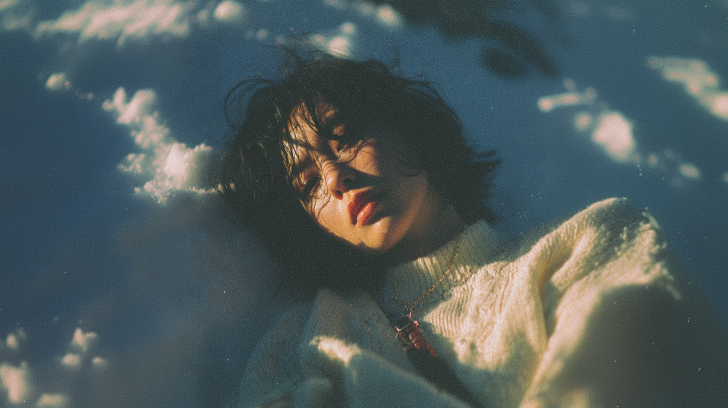
#> input picture SEOUL LABS/01/images/SnowFlake_Extend.png, 1456 x 816 px, found by its file name (shown at 1/2 size); its folder holds only this picture in this run
$ python generate.py ../../01/images ../../01/images/SnowFlake_Extend.png 1.0 1.0
#> lines starting #> are read from the running program, lines starting #| are printed output that depends on the picture
### SEOUL LABS/scripts/generate.py
#!/usr/bin/env python3
"""
SEOUL LABS Playlist Video Generator (Python 통합 버전)
배경 이미지 + 파티클 + 오디오 바 비주얼라이저 + 가사 싱크 + 텍스트 오버레이
"""

import numpy as np
from PIL import Image, ImageDraw, ImageEnhance, ImageFilter, ImageFont
import subprocess
import os
import sys
import json
import random
import math
import wave
import re
import tempfile
import shutil

from lyrics import sync_lyrics, parse_lyrics_json, validate_alignment

# ============================================================
# 설정
# ============================================================
SCRIPT_DIR = os.path.dirname(os.path.abspath(__file__))

# EP 폴더를 인자로 받음
if len(sys.argv) < 2:
    print("사용법: python generate.py <EP 폴더 경로>")
    print("예: python generate.py ../EP01_000000")
    sys.exit(1)

EP_DIR = os.path.abspath(sys.argv[1])
SONGS_DIR = os.path.join(EP_DIR, "songs")
IMAGES_DIR = os.path.join(EP_DIR, "images")
LYRICS_DIR = os.path.join(EP_DIR, "lyrics")
OUTPUT_DIR = os.path.join(EP_DIR, "outputs")

EP_NAME = os.path.basename(EP_DIR)
OUTPUT_FILE = os.path.join(OUTPUT_DIR, f"{EP_NAME}.mp4")

ARTIST = "SEOUL LABS"
AUDIO_EXTENSIONS = {'.wav', '.mp3', '.flac', '.m4a', '.aac'}

# 테스트 모드 (0 = 전체 렌더, 양수 = 해당 초만 렌더)
TEST_DURATION = 0

# 반복 재생 (1 = 1회, 2 = 2회 반복)
REPEAT = 2

# 배경 이미지 (images/ 폴더에서 자동 탐색)
BG_IMAGE = None
if os.path.isdir(IMAGES_DIR):
    _bg_files = sorted(f for f in os.listdir(IMAGES_DIR)
                        if f.lower().endswith(('.png', '.jpg', '.jpeg')))
    if _bg_files:
        BG_IMAGE = os.path.join(IMAGES_DIR, _bg_files[0])

# 영상 설정
SCALE = 2  # 1 = 1080p, 2 = 4K
WIDTH = 1920 * SCALE
HEIGHT = 1080 * SCALE
FPS = 30

# 하단 레이아웃 (상대 간격)
BOTTOM_MARGIN = 90 * SCALE
LYRICS_TO_TITLE = 60 * SCALE
TITLE_TO_VIS = 30 * SCALE

# 레이아웃 마진
MARGIN_LEFT = 80 * SCALE
MARGIN_BOTTOM = 80 * SCALE
GAP_LYRICS_TITLE = 16 * SCALE
GAP_TITLE_VIS = 36 * SCALE

# 가사 오버레이 설정
LYRICS_FONT_PATH = os.path.expanduser("~/Library/Fonts/SpoqaHanSansNeo-Light-Tight.otf")
LYRICS_FONT_SIZE = 32 * SCALE
LYRICS_X = f"{MARGIN_LEFT}"
LYRICS_Y = f"h-{MARGIN_BOTTOM}-{LYRICS_FONT_SIZE}"
LYRICS_ALPHA = 0.6
LYRICS_FADE = 0.2

# 텍스트 오버레이 설정
FONT_PATH = os.path.expanduser("~/Library/Fonts/Anton-Regular.ttf")
TEXT_FONT_SIZE = 60 * SCALE
TEXT_ALPHA = 0.8
TEXT_X = f"{MARGIN_LEFT}"
TEXT_Y = f"h-{MARGIN_BOTTOM + LYRICS_FONT_SIZE + GAP_LYRICS_TITLE + TEXT_FONT_SIZE}"
TEXT_FADE_IN = 1
TEXT_FADE_OUT = 1

# 바 비주얼라이저 설정
NUM_BARS = 48
BAR_WIDTH = 2 * SCALE
BAR_GAP = 4 * SCALE
BAR_MAX_HEIGHT = 70 * SCALE
BAR_MIN_HEIGHT = 2 * SCALE
BAR_ALPHA = 204  # 80% 투명도
BAR_Y_CENTER = HEIGHT - MARGIN_BOTTOM - LYRICS_FONT_SIZE - GAP_LYRICS_TITLE - TEXT_FONT_SIZE - GAP_TITLE_VIS
SMOOTHING = 0.3

# 파티클 설정
NUM_PARTICLES = 80
MIN_SIZE = 1 * SCALE
MAX_SIZE = 10 * SCALE
MIN_SPEED = 0.3 * SCALE
MAX_SPEED = 1.5 * SCALE
MIN_ALPHA = 40
MAX_ALPHA = 100
DRIFT_AMP = 1.5 * SCALE
DRIFT_FREQ_MIN = 0.02
DRIFT_FREQ_MAX = 0.06
PARTICLE_COLOR = (238, 238, 238)
BLUR_RADIUS = 1.5 * SCALE


# ============================================================
# 파티클 클래스
# ============================================================
class Particle:
    def __init__(self):
        self.reset(initial=True)

    # [24 lines left out: functions reset, update, not called in this run]


# ============================================================
# 유틸리티
# ============================================================
def extract_logo_color(path):
    """이미지 우하단 로고 영역에서 테마 색상 자동 추출"""
    img = Image.open(path).convert('RGB')
#> img is the input picture: PIL image 1456x816 RGB; mean R, G, B 77.7, 90.7, 91.6
    w, h = img.size
#> w = 1456; h = 816
    crop = img.crop((int(w * 0.7), int(h * 0.8), w, h))
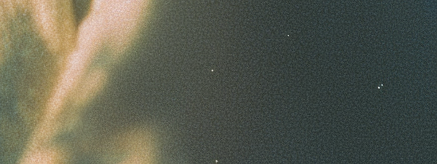
#> crop: PIL image 437x164 RGB; mean R, G, B 91.8, 93.6, 79.8
    pixels = np.array(crop).reshape(-1, 3)
    bright = pixels[(pixels.sum(axis=1) > 300) & ((pixels.max(axis=1) - pixels.min(axis=1)) > 20)]
    if len(bright) == 0:
        return (164, 218, 209)  # fallback
    from collections import Counter
    most_common = Counter(tuple(p) for p in bright).most_common(1)[0][0]
#> most_common = (115, 117, 92)
    return (int(most_common[0]), int(most_common[1]), int(most_common[2]))


# [488 lines left out: functions load_image_aspect_fill, get_duration, get_audio_data, precompute_bar_heights, render_particles, render_bars and 1 more, not called in this run]


# [2 lines that do not run on import are left out]

### SEOUL LABS/scripts/shorts/generate.py
#!/usr/bin/env python3
"""
SEOUL LABS Shorts Generator
배경 루프 영상 + 음악 구간 + 가사 오버레이 → 쇼츠 영상
사용법: python generate.py <EP 폴더> <곡이름> <시작초>
예: python generate.py ../EP01_260323 "Forgotten Scarf at Dusk" 107
"""

import os
import sys
import json
import subprocess
import tempfile
import shutil
import wave

import numpy as np
from PIL import Image, ImageDraw, ImageFilter, ImageFont

SCRIPT_DIR = os.path.dirname(os.path.abspath(__file__))
PARENT_SCRIPT_DIR = os.path.dirname(SCRIPT_DIR)

sys.path.insert(0, PARENT_SCRIPT_DIR)
from lyrics import parse_lyrics_json
from generate import extract_logo_color

# ============================================================
# 인자 파싱 (config.json 지원)
# ============================================================
if len(sys.argv) < 3:
    print("사용법: python generate.py <EP 폴더> <곡이름> [시작초] [끝초]")
    print('예: python generate.py ../EP01_260323 "Forgotten Scarf at Dusk" 82 142')
    print("     시작초/끝초 생략 시 config.json에서 읽음")
    sys.exit(1)

EP_DIR = os.path.abspath(sys.argv[1])
SONG_NAME = sys.argv[2]

SONGS_DIR = os.path.join(EP_DIR, "songs")
LYRICS_DIR = os.path.join(EP_DIR, "lyrics")
IMAGES_DIR = os.path.join(EP_DIR, "images")
SHORTS_DIR = os.path.join(EP_DIR, "shorts", SONG_NAME)
CONFIG_FILE = os.path.join(SHORTS_DIR, "config.json")

BG_VIDEO = os.path.join(SHORTS_DIR, "background.mp4")
OUTPUT_FILE = os.path.join(SHORTS_DIR, "output.mp4")

# 인자 → config.json → 에러 순으로 시작점 결정
if len(sys.argv) >= 4:
    START_SEC = float(sys.argv[3])
    END_SEC = float(sys.argv[4]) if len(sys.argv) >= 5 else None
elif os.path.exists(CONFIG_FILE):
    with open(CONFIG_FILE, 'r') as f:
        _cfg = json.load(f)
    START_SEC = _cfg['start_sec']
    END_SEC = _cfg.get('end_sec')
    print(f"📋 config.json에서 로드: start={START_SEC}s, end={END_SEC}")
else:
    print(f"❌ 시작초를 지정하거나 config.json이 필요합니다: {CONFIG_FILE}")
    sys.exit(1)

AUDIO_EXTENSIONS = {'.wav', '.mp3', '.flac', '.m4a', '.aac'}

# ============================================================
# 영상 설정
# ============================================================
WIDTH = 1080
HEIGHT = 1920
FPS = 30

# Veo 워터마크 delogo 설정
DELOGO = "delogo=x=620:y=1225:w=98:h=53"

# 폰트 설정
LYRICS_FONT_PATH = "/System/Library/Fonts/AppleSDGothicNeo.ttc"
LYRICS_FONT_INDEX = 14  # ExtraBold
LYRICS_FONT_SIZE = 76
LYRICS_ACTIVE_ALPHA = 0.25      # 현재 가사
LYRICS_INACTIVE_ALPHA = 0.25    # 이전/다음 가사
LYRICS_SCROLL_DURATION = 1.2    # 스크롤 애니메이션 시간(초)

# 레이아웃
MARGIN_LEFT = 60
MARGIN_BOTTOM = 560
LINE_HEIGHT = 90                # 2줄 가사 내 행간
ENTRY_GAP = 60                  # 가사 엔트리 간 간격
ANCHOR_Y = HEIGHT - MARGIN_BOTTOM  # 현재 가사 기준 Y

# ============================================================
# 유틸리티
# ============================================================
def get_song_file(songs_dir, song_name):
    """songs/ 폴더에서 곡이름으로 파일 찾기"""
    for f in os.listdir(songs_dir):
        ext = os.path.splitext(f)[1].lower()
        if ext not in AUDIO_EXTENSIONS:
            continue
        # 트랙 번호 제거 후 비교
        import re
        name = re.sub(r'^\d+_', '', os.path.splitext(f)[0])
        if name == song_name:
            return os.path.join(songs_dir, f)
    return None


def get_duration(filepath):
    """ffprobe로 오디오/비디오 길이 반환"""
    result = subprocess.run(
        ['ffprobe', '-v', 'quiet', '-show_entries', 'format=duration', '-of', 'csv=p=0', filepath],
        capture_output=True, text=True
    )
    return float(result.stdout.strip())


# ============================================================
# 메인
# ============================================================
def main():
    print("🎬 SEOUL LABS Shorts Generator")
    print("========================================")

    # 테마 색상 추출 (EP images/ 폴더에서)
    bg_files = sorted(f for f in os.listdir(IMAGES_DIR)
                      if f.lower().endswith(('.png', '.jpg', '.jpeg'))) if os.path.isdir(IMAGES_DIR) else []
    if bg_files:
        theme_rgb = extract_logo_color(os.path.join(IMAGES_DIR, bg_files[0]))
        hex_color = f"#{theme_rgb[0]:02X}{theme_rgb[1]:02X}{theme_rgb[2]:02X}"
#> hex_color = '#73755C'
        print(f"🎨 테마 색상: {hex_color}")
#| 🎨 테마 색상: #73755C
    else:
        theme_rgb = (222, 242, 244)  # fallback #DEF2F4
        print("🎨 테마 색상: fallback #DEF2F4")

    # 파일 확인
    if not os.path.exists(BG_VIDEO):
        print(f"❌ 배경 영상 없음: {BG_VIDEO}")
        return

    song_file = get_song_file(SONGS_DIR, SONG_NAME)
    if not song_file:
        print(f"❌ 곡 파일 없음: {SONG_NAME}")
        return

    song_duration = get_duration(song_file)
    end_sec = END_SEC if END_SEC else song_duration
    end_sec = min(end_sec, song_duration)
    clip_duration = end_sec - START_SEC
    if clip_duration <= 0:
        print(f"❌ 시작점({START_SEC}s)이 끝점({end_sec:.1f}s)을 초과")
        return

    bg_duration = get_duration(BG_VIDEO)
    total_frames = int(clip_duration * FPS)

    print(f"🎵 곡: {SONG_NAME}")
    print(f"⏱  구간: {int(START_SEC//60)}:{int(START_SEC%60):02d} ~ {int(end_sec//60)}:{int(end_sec%60):02d} ({clip_duration:.1f}초)")
    print(f"🖼  배경: {bg_duration:.1f}초 루프")
    print(f"🎞  총 프레임: {total_frames}")

    # 가사 로드 (구간 내만 필터)
    lyrics_path = os.path.join(LYRICS_DIR, f"{SONG_NAME}.json")
    lyrics_timed = []
    if os.path.exists(lyrics_path):
        lyrics = parse_lyrics_json(lyrics_path, extend=False)
        for start_s, end_s, text in lyrics:
            # 구간 내 가사만 필터, 시간을 0 기준으로 오프셋
            if end_s < START_SEC:
                continue
            if start_s > end_sec:
                break
            adj_start = max(0, start_s - START_SEC)
            adj_end = end_s - START_SEC
            lyrics_timed.append((adj_start, adj_end, text))
        print(f"🎤 가사: {len(lyrics_timed)}줄 로드")
    else:
        print("⚠️  가사 파일 없음, 가사 없이 생성")

    # 배경 영상 프레임 추출 (delogo 적용 + 1080x1920 리사이즈)
    print("\n🖼  배경 프레임 추출 중...")
    temp_dir = tempfile.mkdtemp(prefix='shorts_render_')
    bg_frames_dir = os.path.join(temp_dir, 'bg_frames')
    os.makedirs(bg_frames_dir)

    subprocess.run([
        'ffmpeg', '-y', '-i', BG_VIDEO,
        '-vf', f'{DELOGO},scale={WIDTH}:{HEIGHT}',
        '-pix_fmt', 'rgb24',
        os.path.join(bg_frames_dir, 'frame_%05d.raw')
    ], capture_output=True)

    # raw 프레임 로드
    bg_frame_files = sorted(os.listdir(bg_frames_dir))
    bg_frame_count = len(bg_frame_files)
    print(f"  ✅ {bg_frame_count}프레임 추출 완료")

    # 배경 프레임을 메모리에 로드
    bg_frames = []
    frame_size = WIDTH * HEIGHT * 3
    for fname in bg_frame_files:
        with open(os.path.join(bg_frames_dir, fname), 'rb') as f:
            data = f.read()
            if len(data) == frame_size:
                bg_frames.append(np.frombuffer(data, dtype=np.uint8).reshape(HEIGHT, WIDTH, 3))
    bg_frame_count = len(bg_frames)

    if bg_frame_count == 0:
        print("❌ 배경 프레임 추출 실패")
        shutil.rmtree(temp_dir)
        return

    # 음원 구간 추출
    print("\n🎵 음원 구간 추출 중...")
    audio_clip = os.path.join(temp_dir, 'audio_clip.wav')
    AUDIO_FADE_IN = 1.0
    AUDIO_FADE_OUT = 2.0
    subprocess.run([
        'ffmpeg', '-y', '-ss', str(START_SEC), '-t', str(clip_duration), '-i', song_file,
        '-ar', '48000', '-ac', '2', '-c:a', 'pcm_s16le',
        '-af', f'afade=t=in:st=0:d={AUDIO_FADE_IN},afade=t=out:st={clip_duration - AUDIO_FADE_OUT}:d={AUDIO_FADE_OUT}',
        audio_clip
    ], capture_output=True)
    print("  ✅ 추출 완료")

    # 폰트 로드
    lyrics_font = ImageFont.truetype(LYRICS_FONT_PATH, LYRICS_FONT_SIZE, index=LYRICS_FONT_INDEX)

    # FFmpeg 파이프
    print("\n🎬 영상 생성 중...")
    ffmpeg_cmd = [
        'ffmpeg', '-y',
        '-f', 'rawvideo', '-vcodec', 'rawvideo',
        '-s', f'{WIDTH}x{HEIGHT}', '-pix_fmt', 'rgb24',
        '-r', str(FPS),
        '-i', 'pipe:0',
        '-i', audio_clip,
        '-map', '0:v:0', '-map', '1:a:0',
        '-c:v', 'libx264', '-preset', 'medium', '-crf', '18',
        '-c:a', 'aac', '-b:a', '192k',
        '-pix_fmt', 'yuv420p',
        '-shortest',
        OUTPUT_FILE
    ]

    ffmpeg_proc = subprocess.Popen(
        ffmpeg_cmd, stdin=subprocess.PIPE, stderr=subprocess.PIPE
    )

    # 그래디언트 레이어 (화면 중앙 → 하단 100px 위, #131313 0%→60%)
    grad_arr = np.zeros((HEIGHT, WIDTH, 4), dtype=np.uint8)
    grad_start_y = HEIGHT // 2
    grad_end_y = HEIGHT - 100
    grad_range = grad_end_y - grad_start_y
    for y in range(grad_start_y, HEIGHT):
        alpha = int(min((y - grad_start_y) / grad_range, 1.0) * 153)
        grad_arr[y, :] = [0x13, 0x13, 0x13, alpha]
    gradient_layer = Image.fromarray(grad_arr, 'RGBA')
    print("  ✅ 그래디언트 레이어 생성 완료")

    # 가사 줄바꿈 사전 계산 (렌더링 루프 밖에서 1회)
    max_w = int(WIDTH * 0.7)

    def wrap_lyric(text):
        tmp = Image.new('RGBA', (1, 1))
        d = ImageDraw.Draw(tmp)
        bbox = d.textbbox((0, 0), text, font=lyrics_font)
        text_w = bbox[2] - bbox[0]
        if text_w > max_w:
            words = text.split(' ')
            half_w = text_w / 2
            best_split = len(words) // 2
            best_diff = float('inf')
            for s in range(1, len(words)):
                l1 = ' '.join(words[:s])
                w1 = d.textbbox((0, 0), l1, font=lyrics_font)[2]
                diff = abs(w1 - half_w)
                if diff < best_diff:
                    best_diff = diff
                    best_split = s
            return [' '.join(words[:best_split]), ' '.join(words[best_split:])]
        return [text]

    lyrics_wrapped = [wrap_lyric(lt[2]) for lt in lyrics_timed]

    # 렌더링 루프
    for frame_idx in range(total_frames):
        current_time = frame_idx / FPS

        # 배경 루프
        bg_idx = frame_idx % bg_frame_count
        frame = Image.fromarray(bg_frames[bg_idx]).convert('RGBA')

        # 그래디언트 합성
        frame = Image.alpha_composite(frame, gradient_layer)

        # 스크롤 가사 (현재=선명, 나머지=블러)
        BLUR_MAX_RADIUS = 6
        blur_layer = Image.new('RGBA', (WIDTH, HEIGHT), (*theme_rgb, 0))
        blur_draw = ImageDraw.Draw(blur_layer)
        sharp_layer = Image.new('RGBA', (WIDTH, HEIGHT), (0, 0, 0, 0))
        sharp_draw = ImageDraw.Draw(sharp_layer)

        # 현재 활성 가사 인덱스 찾기
        active_idx = -1
        for idx, (l_start, l_end, _) in enumerate(lyrics_timed):
            if l_start <= current_time < l_end:
                active_idx = idx
                break
            elif l_start > current_time:
                active_idx = idx - 1
                break
        else:
            if lyrics_timed and current_time >= lyrics_timed[-1][1]:
                active_idx = len(lyrics_timed) - 1

        def entry_height(idx):
            return len(lyrics_wrapped[idx]) * LINE_HEIGHT + ENTRY_GAP

        scroll_offset = 0.0
        scrolling = False
        scroll_target_idx = -1  # 스크롤 대상 (다음 가사)
        SCROLL_LEAD = 0.2  # 모션이 가사보다 0.2초 먼저 시작

        # 현재 active에서 다음 가사로의 스크롤 (active_idx 바뀐 후)
        if active_idx >= 1:
            l_start_cur = lyrics_timed[active_idx][0]
            scroll_start = l_start_cur - SCROLL_LEAD
            if current_time >= scroll_start and current_time < scroll_start + LYRICS_SCROLL_DURATION:
                scrolling = True
                scroll_target_idx = active_idx
                raw_progress = min(1.0, (current_time - scroll_start) / LYRICS_SCROLL_DURATION)
                progress = raw_progress
                progress = progress ** 0.8
                c1 = 1.0
                c3 = c1 + 1
                progress = 1 + c3 * (progress - 1)**3 + c1 * (progress - 1)**2
                scroll_offset = entry_height(active_idx - 1) * (progress - 1)

        # 아직 active_idx 안 바뀌었지만, 다음 가사 0.2초 전이면 미리 스크롤 시작
        if not scrolling and active_idx >= 0 and active_idx < len(lyrics_timed) - 1:
            next_start = lyrics_timed[active_idx + 1][0]
            scroll_start = next_start - SCROLL_LEAD
            if current_time >= scroll_start:
                scrolling = True
                scroll_target_idx = active_idx + 1
                raw_progress = min(1.0, (current_time - scroll_start) / LYRICS_SCROLL_DURATION)
                progress = raw_progress
                progress = progress ** 0.8
                c1 = 1.0
                c3 = c1 + 1
                progress = 1 + c3 * (progress - 1)**3 + c1 * (progress - 1)**2
                scroll_offset = entry_height(active_idx) * progress

        # 스크롤 선행 중이면 다음 가사를 활성으로 전환
        visual_active_idx = (active_idx + 1) if (scrolling and scroll_target_idx == active_idx + 1) else active_idx

        for offset in range(-5, 6):
            line_idx = active_idx + offset
            if line_idx < 0 or line_idx >= len(lyrics_timed):
                continue

            l_start, l_end, lyric_text = lyrics_timed[line_idx]
            lines = lyrics_wrapped[line_idx]
            is_active = (line_idx == visual_active_idx)

            distance = abs(line_idx - visual_active_idx)
            if is_active:
                alpha = LYRICS_ACTIVE_ALPHA
            else:
                # 거리별 투명도
                fade_map = {1: 0.25, 2: 0.1}
                alpha = fade_map.get(distance, 0.0)
            fill_color = (*theme_rgb, int(alpha * 255))

            # Y 위치 계산
            if offset == 0:
                base_y = ANCHOR_Y
            elif offset > 0:
                base_y = ANCHOR_Y
                for k in range(active_idx, active_idx + offset):
                    if 0 <= k < len(lyrics_timed):
                        base_y += entry_height(k)
            else:
                base_y = ANCHOR_Y
                for k in range(active_idx - 1, active_idx + offset - 1, -1):
                    if 0 <= k < len(lyrics_timed):
                        base_y -= entry_height(k)

            base_y -= scroll_offset

            if base_y + len(lines) * LINE_HEIGHT < 0 or base_y > HEIGHT:
                continue

            draw = sharp_draw if is_active else blur_draw
            for i, line in enumerate(lines):
                ly = base_y + i * LINE_HEIGHT
                if 0 <= ly <= HEIGHT:
                    draw.text((MARGIN_LEFT, ly), line, font=lyrics_font, fill=fill_color)

            # 카라오케 채우기 (활성 가사만)
            if is_active and l_start <= current_time:
                # 모션 시작(0.2초 선행) 전에 채우기 완료되도록
                if line_idx < len(lyrics_timed) - 1:
                    next_s = lyrics_timed[line_idx + 1][0]
                    fill_end = min(l_end, next_s - SCROLL_LEAD)
                else:
                    fill_end = l_end
                progress = min(1.0, (current_time - l_start) / max(0.01, fill_end - l_start))
                fill_alpha = int(0.9 * 255)
                fill_color_top = (*theme_rgb, fill_alpha)
                # 전체 텍스트 폭 계산 (줄별)
                line_widths = []
                for line in lines:
                    bb = sharp_draw.textbbox((0, 0), line, font=lyrics_font)
                    line_widths.append(bb[2] - bb[0])
                FADE_PX = 80
                # 그라데이션이 텍스트를 지나가도록 여유 포함
                total_w = sum(lw + FADE_PX for lw in line_widths)
                filled_w = progress * total_w
                for i, line in enumerate(lines):
                    ly = base_y + i * LINE_HEIGHT
                    if ly < 0 or ly > HEIGHT:
                        continue
                    if filled_w <= 0:
                        break
                    lw = line_widths[i]
                    line_filled = min(filled_w, lw + FADE_PX)
                    filled_w -= (lw + FADE_PX)
                    # 채워진 부분만 렌더 (경계 그라데이션)
                    fill_w = int(line_filled)
                    fade_start = max(0, fill_w - FADE_PX)
                    render_w = int(lw) + 2
                    txt_tmp = Image.new('RGBA', (render_w, LINE_HEIGHT), (0, 0, 0, 0))
                    tmp_d = ImageDraw.Draw(txt_tmp)
                    tmp_d.text((0, 0), line, font=lyrics_font, fill=fill_color_top)
                    if fill_w < int(lw) + FADE_PX:
                        px = txt_tmp.load()
                        for fx in range(min(fade_start, render_w), min(fill_w, render_w)):
                            fade = 1.0 - (fx - fade_start) / FADE_PX
                            for fy in range(txt_tmp.height):
                                r, g, b, a = px[fx, fy]
                                px[fx, fy] = (r, g, b, int(a * fade))
                        for fx in range(min(fill_w, render_w), render_w):
                            for fy in range(txt_tmp.height):
                                px[fx, fy] = (0, 0, 0, 0)
                    sharp_layer.paste(txt_tmp, (MARGIN_LEFT, int(ly)), txt_tmp)

        blur_layer = blur_layer.filter(ImageFilter.GaussianBlur(radius=BLUR_MAX_RADIUS))
        frame = Image.alpha_composite(frame, blur_layer)
        frame = Image.alpha_composite(frame, sharp_layer)

        # RGB로 변환하여 전송
        frame_rgb = frame.convert('RGB')
        ffmpeg_proc.stdin.write(np.array(frame_rgb).tobytes())

        # 진행도 (10초마다)
        if (frame_idx + 1) % (FPS * 10) == 0 or frame_idx == total_frames - 1:
            pct = (frame_idx + 1) / total_frames * 100
            print(f"  📊 {pct:.1f}%")
            sys.stdout.flush()

    ffmpeg_proc.stdin.close()
    _, stderr = ffmpeg_proc.communicate()

    if ffmpeg_proc.returncode != 0 or not os.path.exists(OUTPUT_FILE):
        print("❌ 영상 생성 실패")
        print(stderr.decode(errors='replace')[-2000:])
        shutil.rmtree(temp_dir)
        return

    # 정리
    shutil.rmtree(temp_dir)

    # config.json 저장
    config = {"start_sec": START_SEC, "end_sec": end_sec}
    with open(CONFIG_FILE, 'w') as f:
        json.dump(config, f, indent=2)

    size = os.path.getsize(OUTPUT_FILE) / (1024 * 1024)
    print("")
    print("========================================")
    print("✅ 쇼츠 생성 완료!")
    print(f"📁 출력: {OUTPUT_FILE}")
    print(f"📦 파일 크기: {size:.1f}MB")
    print(f"⏱  길이: {clip_duration:.1f}초")
    print("========================================")


if __name__ == '__main__':
    main()
